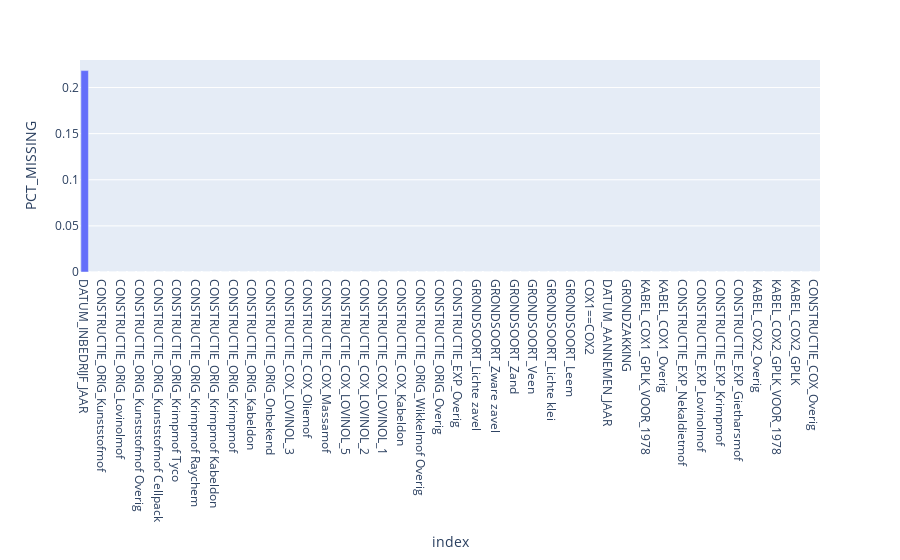

The cell this chart's notebook holds for it:
### Code cell
# Visualize the results
df_missing.plot(
    kind='bar',
    y='PCT_MISSING'
)

### Figure 1 — Plotly figure (JSON) as saved in the notebook; plotly's stock layout.template omitted (floating-point values rounded to 4 significant figures)
{"data": [{"alignmentgroup": "True", "hovertemplate": "index=%{x}<br>PCT_MISSING=%{y}<extra></extra>", "legendgroup": "", "marker": {"color": "#636efa", "pattern": {"shape": ""}}, "name": "", "offsetgroup": "", "orientation": "v", "showlegend": false, "textposition": "auto", "type": "bar", "x": ["DATUM_INBEDRIJF_JAAR", "Unnamed: 0", "CONSTRUCTIE_ORIG_Kunststofmof", "CONSTRUCTIE_ORIG_Massamof", "CONSTRUCTIE_ORIG_Lovinolmof", "CONSTRUCTIE_ORIG_Kunststofmof Raychem", "CONSTRUCTIE_ORIG_Kunststofmof Overig", "CONSTRUCTIE_ORIG_Kunststofmof Kabeldon", "CONSTRUCTIE_ORIG_Kunststofmof Cellpack", "CONSTRUCTIE_ORIG_Kunststofmof ABB", "CONSTRUCTIE_ORIG_Krimpmof Tyco", "CONSTRUCTIE_ORIG_Oliemof", "CONSTRUCTIE_ORIG_Krimpmof Raychem", "CONSTRUCTIE_ORIG_Krimpmof Overig", "CONSTRUCTIE_ORIG_Krimpmof Kabeldon", "CONSTRUCTIE_ORIG_Krimpmof Cellpack", "CONSTRUCTIE_ORIG_Krimpmof", "CONSTRUCTIE_ORIG_Kabeldonmof", "CONSTRUCTIE_ORIG_Kabeldon", "CONSTRUCTIE_ORIG_Nekaldietmof", "CONSTRUCTIE_ORIG_Onbekend", "CONSTRUCTIE_ORIG_Eindmof", "CONSTRUCTIE_COX_LOVINOL_3", "CONSTRUCTIE_COX_Onbekend", "CONSTRUCTIE_COX_Oliemof", "CONSTRUCTIE_COX_Nekaldietmof", "CONSTRUCTIE_COX_Massamof", "CONSTRUCTIE_COX_LOVINOL_6", "CONSTRUCTIE_COX_LOVINOL_5", "CONSTRUCTIE_COX_LOVINOL_4", "CONSTRUCTIE_COX_LOVINOL_2", "CONSTRUCTIE_ORIG_Overgangsmof", "CONSTRUCTIE_COX_LOVINOL_1", "CONSTRUCTIE_COX_Krimpmof", "CONSTRUCTIE_COX_Kabeldon", "CONSTRUCTIE_COX_Gietharsmof", "CONSTRUCTIE_ORIG_Wikkelmof Overig", "CONSTRUCTIE_ORIG_Wikkelmof Cellpack", "CONSTRUCTIE_ORIG_Overig", "CONSTRUCTIE_ORIG_Gietharsmof", "CONSTRUCTIE_EXP_Overig", "GESTOORDASSET_TH05", "GRONDSOORT_Lichte zavel", "KABEL_COX1_GPLK", "GRONDSOORT_Zware zavel", "GRONDSOORT_Zware klei", "GRONDSOORT_Zand", "GRONDSOORT_Water", "GRONDSOORT_Veen", "GRONDSOORT_Moerig op zand", "GRONDSOORT_Lichte klei", "CONSTRUCTIE_EXP_Onbekend", "GRONDSOORT_Leem", "GRONDSOORT_Bebouwing, enz", "COX1==COX2", "Age", "DATUM_AANNEMEN_JAAR", "ONTWATERINGSDIEPTE", "GRONDZAKKING", "KABEL_COX1_GPLK_NA_1978", "KABEL_COX1_GPLK_VOOR_1978", "KABEL_COX1_Onbekend", "KABEL_COX1_Overig", "CONSTRUCTIE_EXP_Oliemof", "CONSTRUCTIE_EXP_Nekaldietmof", "CONSTRUCTIE_EXP_Massamof", "CONSTRUCTIE_EXP_Lovinolmof", "CONSTRUCTIE_EXP_Kunststofmof", "CONSTRUCTIE_EXP_Krimpmof", "CONSTRUCTIE_EXP_Kabeldon", "CONSTRUCTIE_EXP_Gietharsmof", "KABEL_COX2_XLPE", "KABEL_COX2_Overig", "KABEL_COX2_Onbekend", "KABEL_COX2_GPLK_VOOR_1978", "KABEL_COX2_GPLK_NA_1978", "KABEL_COX2_GPLK", "KABEL_COX1_XLPE", "CONSTRUCTIE_COX_Overig"], "xaxis": "x", "y": [0.2183, 0, 0, 0, 0, 0, 0, 0, 0, 0, 0, 0, 0, 0, 0, 0, 0, 0, 0, 0, 0, 0, 0, 0, 0, 0, 0, 0, 0, 0, 0, 0, 0, 0, 0, 0, 0, 0, 0, 0, 0, 0, 0, 0, 0, 0, 0, 0, 0, 0, 0, 0, 0, 0, 0, 0, 0, 0, 0, 0, 0, 0, 0, 0, 0, 0, 0, 0, 0, 0, 0, 0, 0, 0, 0, 0, 0, 0, 0], "yaxis": "y"}], "layout": {"barmode": "relative", "legend": {"tracegroupgap": 0}, "margin": {"t": 60}, "xaxis": {"anchor": "y", "domain": [0, 1], "title": {"text": "index"}}, "yaxis": {"anchor": "x", "domain": [0, 1], "title": {"text": "PCT_MISSING"}}}}
